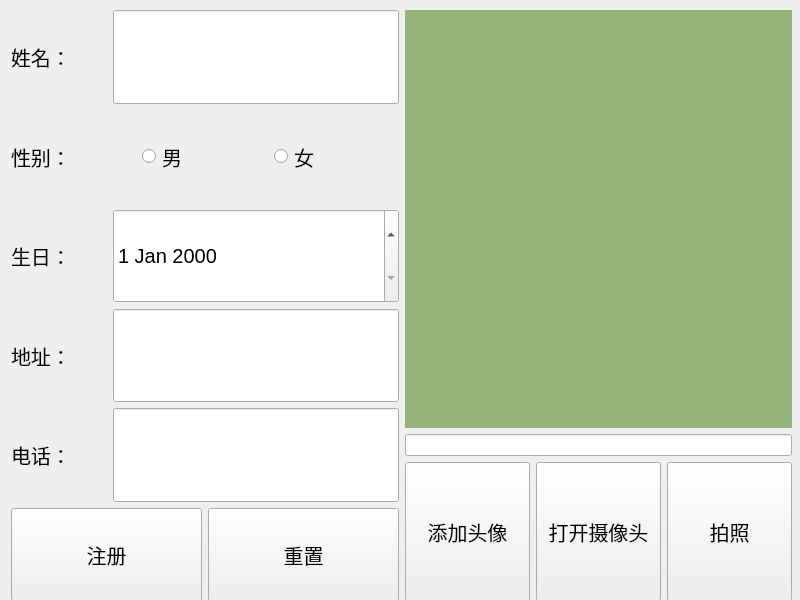
<?xml version="1.0" encoding="UTF-8"?>
<ui version="4.0">
 <class>RegisterWin</class>
 <widget class="QWidget" name="RegisterWin">
  <property name="geometry">
   <rect>
    <x>0</x>
    <y>0</y>
    <width>800</width>
    <height>600</height>
   </rect>
  </property>
  <property name="windowTitle">
   <string>Form</string>
  </property>
  <widget class="QWidget" name="">
   <property name="geometry">
    <rect>
     <x>11</x>
     <y>10</y>
     <width>781</width>
     <height>591</height>
    </rect>
   </property>
   <layout class="QHBoxLayout" name="horizontalLayout_8">
    <item>
     <layout class="QVBoxLayout" name="verticalLayout" stretch="2,2,2,2,2,2">
      <item>
       <layout class="QHBoxLayout" name="horizontalLayout" stretch="1,3">
        <item>
         <widget class="QLabel" name="label">
          <property name="sizePolicy">
           <sizepolicy hsizetype="Expanding" vsizetype="Expanding">
            <horstretch>0</horstretch>
            <verstretch>0</verstretch>
           </sizepolicy>
          </property>
          <property name="font">
           <font>
            <pointsize>15</pointsize>
           </font>
          </property>
          <property name="text">
           <string>姓名：</string>
          </property>
         </widget>
        </item>
        <item>
         <widget class="QLineEdit" name="nameEdit">
          <property name="sizePolicy">
           <sizepolicy hsizetype="Expanding" vsizetype="Expanding">
            <horstretch>0</horstretch>
            <verstretch>0</verstretch>
           </sizepolicy>
          </property>
         </widget>
        </item>
       </layout>
      </item>
      <item>
       <layout class="QHBoxLayout" name="horizontalLayout_2">
        <item>
         <widget class="QLabel" name="label_2">
          <property name="sizePolicy">
           <sizepolicy hsizetype="Expanding" vsizetype="Expanding">
            <horstretch>0</horstretch>
            <verstretch>0</verstretch>
           </sizepolicy>
          </property>
          <property name="font">
           <font>
            <pointsize>15</pointsize>
           </font>
          </property>
          <property name="text">
           <string>性别：</string>
          </property>
         </widget>
        </item>
        <item>
         <widget class="QRadioButton" name="mrb">
          <property name="sizePolicy">
           <sizepolicy hsizetype="Expanding" vsizetype="Expanding">
            <horstretch>0</horstretch>
            <verstretch>0</verstretch>
           </sizepolicy>
          </property>
          <property name="font">
           <font>
            <pointsize>15</pointsize>
           </font>
          </property>
          <property name="text">
           <string>男</string>
          </property>
         </widget>
        </item>
        <item>
         <widget class="QRadioButton" name="wrb">
          <property name="sizePolicy">
           <sizepolicy hsizetype="Expanding" vsizetype="Expanding">
            <horstretch>0</horstretch>
            <verstretch>0</verstretch>
           </sizepolicy>
          </property>
          <property name="font">
           <font>
            <pointsize>15</pointsize>
           </font>
          </property>
          <property name="text">
           <string>女</string>
          </property>
         </widget>
        </item>
       </layout>
      </item>
      <item>
       <layout class="QHBoxLayout" name="horizontalLayout_4" stretch="1,3">
        <item>
         <widget class="QLabel" name="label_4">
          <property name="sizePolicy">
           <sizepolicy hsizetype="Expanding" vsizetype="Expanding">
            <horstretch>0</horstretch>
            <verstretch>0</verstretch>
           </sizepolicy>
          </property>
          <property name="font">
           <font>
            <pointsize>15</pointsize>
           </font>
          </property>
          <property name="text">
           <string>生日：</string>
          </property>
         </widget>
        </item>
        <item>
         <widget class="QDateEdit" name="birthdayEdit">
          <property name="sizePolicy">
           <sizepolicy hsizetype="Expanding" vsizetype="Expanding">
            <horstretch>0</horstretch>
            <verstretch>0</verstretch>
           </sizepolicy>
          </property>
          <property name="font">
           <font>
            <pointsize>15</pointsize>
           </font>
          </property>
         </widget>
        </item>
       </layout>
      </item>
      <item>
       <layout class="QHBoxLayout" name="horizontalLayout_3" stretch="1,3">
        <item>
         <widget class="QLabel" name="label_3">
          <property name="sizePolicy">
           <sizepolicy hsizetype="Expanding" vsizetype="Expanding">
            <horstretch>0</horstretch>
            <verstretch>0</verstretch>
           </sizepolicy>
          </property>
          <property name="font">
           <font>
            <pointsize>15</pointsize>
           </font>
          </property>
          <property name="text">
           <string>地址：</string>
          </property>
         </widget>
        </item>
        <item>
         <widget class="QLineEdit" name="addressEdirt">
          <property name="sizePolicy">
           <sizepolicy hsizetype="Expanding" vsizetype="Expanding">
            <horstretch>0</horstretch>
            <verstretch>0</verstretch>
           </sizepolicy>
          </property>
         </widget>
        </item>
       </layout>
      </item>
      <item>
       <layout class="QHBoxLayout" name="horizontalLayout_5" stretch="1,3">
        <item>
         <widget class="QLabel" name="label_5">
          <property name="sizePolicy">
           <sizepolicy hsizetype="Expanding" vsizetype="Expanding">
            <horstretch>0</horstretch>
            <verstretch>0</verstretch>
           </sizepolicy>
          </property>
          <property name="font">
           <font>
            <pointsize>15</pointsize>
           </font>
          </property>
          <property name="text">
           <string>电话：</string>
          </property>
         </widget>
        </item>
        <item>
         <widget class="QLineEdit" name="phoneEdirt">
          <property name="sizePolicy">
           <sizepolicy hsizetype="Expanding" vsizetype="Expanding">
            <horstretch>0</horstretch>
            <verstretch>0</verstretch>
           </sizepolicy>
          </property>
         </widget>
        </item>
       </layout>
      </item>
      <item>
       <layout class="QHBoxLayout" name="horizontalLayout_7">
        <item>
         <widget class="QPushButton" name="registerBt">
          <property name="sizePolicy">
           <sizepolicy hsizetype="Minimum" vsizetype="Expanding">
            <horstretch>0</horstretch>
            <verstretch>0</verstretch>
           </sizepolicy>
          </property>
          <property name="font">
           <font>
            <pointsize>15</pointsize>
           </font>
          </property>
          <property name="text">
           <string>注册</string>
          </property>
         </widget>
        </item>
        <item>
         <widget class="QPushButton" name="resetBt">
          <property name="sizePolicy">
           <sizepolicy hsizetype="Minimum" vsizetype="Expanding">
            <horstretch>0</horstretch>
            <verstretch>0</verstretch>
           </sizepolicy>
          </property>
          <property name="font">
           <font>
            <pointsize>15</pointsize>
           </font>
          </property>
          <property name="text">
           <string>重置</string>
          </property>
         </widget>
        </item>
       </layout>
      </item>
     </layout>
    </item>
    <item>
     <layout class="QVBoxLayout" name="verticalLayout_2" stretch="3,1,1">
      <item>
       <widget class="QLabel" name="headpicLb">
        <property name="styleSheet">
         <string notr="true">background-color:rgb(149, 180, 123)</string>
        </property>
        <property name="text">
         <string/>
        </property>
       </widget>
      </item>
      <item>
       <widget class="QLineEdit" name="picFileEdirt"/>
      </item>
      <item>
       <layout class="QHBoxLayout" name="horizontalLayout_6">
        <item>
         <widget class="QPushButton" name="addpicBt">
          <property name="sizePolicy">
           <sizepolicy hsizetype="Minimum" vsizetype="Expanding">
            <horstretch>0</horstretch>
            <verstretch>0</verstretch>
           </sizepolicy>
          </property>
          <property name="font">
           <font>
            <pointsize>15</pointsize>
           </font>
          </property>
          <property name="text">
           <string>添加头像</string>
          </property>
         </widget>
        </item>
        <item>
         <widget class="QPushButton" name="videoswitchBt">
          <property name="sizePolicy">
           <sizepolicy hsizetype="Minimum" vsizetype="Expanding">
            <horstretch>0</horstretch>
            <verstretch>0</verstretch>
           </sizepolicy>
          </property>
          <property name="font">
           <font>
            <pointsize>15</pointsize>
           </font>
          </property>
          <property name="text">
           <string>打开摄像头</string>
          </property>
         </widget>
        </item>
        <item>
         <widget class="QPushButton" name="cameraBt">
          <property name="sizePolicy">
           <sizepolicy hsizetype="Minimum" vsizetype="Expanding">
            <horstretch>0</horstretch>
            <verstretch>0</verstretch>
           </sizepolicy>
          </property>
          <property name="font">
           <font>
            <pointsize>15</pointsize>
           </font>
          </property>
          <property name="text">
           <string>拍照</string>
          </property>
         </widget>
        </item>
       </layout>
      </item>
     </layout>
    </item>
   </layout>
  </widget>
 </widget>
 <resources/>
 <connections/>
</ui>
